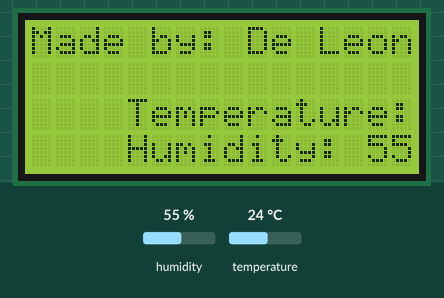
The sketch below on a simulated ESP8266 (NodeMCU). On the bench: 16×4 character LCD. The inputs (shaded band) are chosen by the test bench; at power-on: humidity 55 %, temperature 24 °C. WiFi joins after 1.5 s; servers stay silent unless stated; what the sketch prints to the serial monitor is not drawn.

Above: at 7.5 s.
7.6 s: humidity set to 22 %
At 12.2 s:
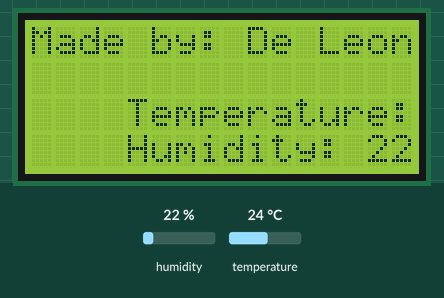
13.4 s: humidity set to 40 %
At 17.2 s:
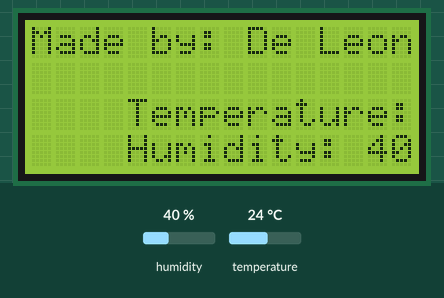
18.4 s: humidity set to 68 %
At 22.2 s:
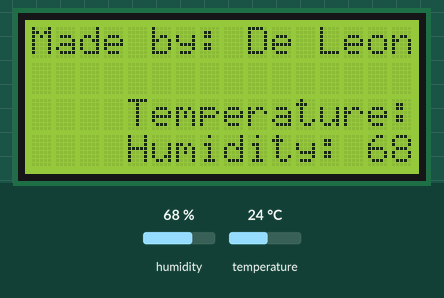
Timing chart, 0 to 23.7 s (numbered marks = the images above; inputs shaded):
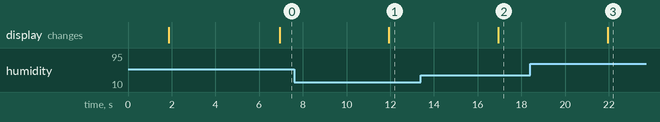

The sketch:

DELEON_BLYNK_DHT11_LCD.ino
```cpp
//Name: Joshua S. De Leon
//Project: Blynk + DHT11 + LCD
//Date: 04/13/2024
//Comments:
/*************************************************************/

#define BLYNK_TEMPLATE_ID           "YOUR ID"
#define BLYNK_TEMPLATE_NAME         "YOUR TEMPLATE"
#define BLYNK_AUTH_TOKEN            "YOUR AUTHENTICATION"

/* Comment this out to disable prints and save space */
#define BLYNK_PRINT Serial

//libraries
#include <ESP8266WiFi.h>
#include <BlynkSimpleEsp8266.h>
#include <DHT.h>
#include <Wire.h>
#include <LiquidCrystal_I2C.h>

//dht 11 global parameters for, library <dht.h>
#define DHTPIN 2
#define DHTTYPE DHT11
DHT dht(DHTPIN, DHTTYPE);

//lcd parameters
#define I2C_ADDR 0x27 // address
//pins convertion
#define SDA_PIN A0
#define SCL_PIN D3
//lcd interference
#define LCD_COLUMNS 16
#define LCD_ROWS 4
//components
LiquidCrystal_I2C lcd(I2C_ADDR, LCD_COLUMNS, LCD_ROWS);


// Your WiFi credentials.
// Set password to "" for open networks.
char ssid[] = "YOUR SSID";
char pass[] = "YOUR PASS";

BlynkTimer timer;

//global parameters
int temperature;
int humidity;

BLYNK_WRITE(V0)
{

  int value = param.asInt();
  // send writings to datastream blynk
  Blynk.virtualWrite(V1, value);
  Blynk.virtualWrite(V3, value);
}

BLYNK_CONNECTED()
{

}
void myTimerEvent()
{

  Blynk.virtualWrite(V2, millis() / 1000);

}
// crating new function and class for dht
void readDHT()
{
  //setting value
  temperature = dht.readTemperature();
  humidity = dht.readHumidity();

  //sending data stream to blynk
  Blynk.virtualWrite(V3, temperature);
  Blynk.virtualWrite(V4, humidity);

  //for adding serial monitor notes
  Serial.print("Temperature: ");
  Serial.print(temperature);
  Serial.print(" °C\tHumidity: ");
  Serial.print(humidity);
  Serial.println(" %");
}
//LCD
void LCD_ADDR()
{
  lcd.setCursor(0,0);
  lcd.print("Made by: De Leon");

  lcd.setCursor(0, 2);
  lcd.print("Temperature: ");
  lcd.print(temperature);
  lcd.print(" °C");

  lcd.setCursor(0, 3);
  lcd.print("Humidity: ");
  lcd.print(humidity);
  lcd.println(" %");
}

void setup()
{
  //for serial monitor
  Serial.begin(115200);
  //blynk connect
  Blynk.begin(BLYNK_AUTH_TOKEN, ssid, pass);
  //dht run
  dht.begin();
  //for lcd run
  lcd.init();
  lcd.backlight();
  //timer lag for both blynk relay and dht11, and lcd
  timer.setInterval(1000L, myTimerEvent);
  timer.setInterval(5000L, readDHT);
  timer.setInterval(5000L, LCD_ADDR);
}
//repeating actions
void loop()
{
  Blynk.run();
  timer.run();
}
```

Measured:
- after the input at 7.6 s, the display: changes after 4.3 s (image 1)
- after the input at 13.4 s, the display: changes after 3.5 s (image 2)
- after the input at 18.4 s, the display: changes after 3.5 s (image 3)
